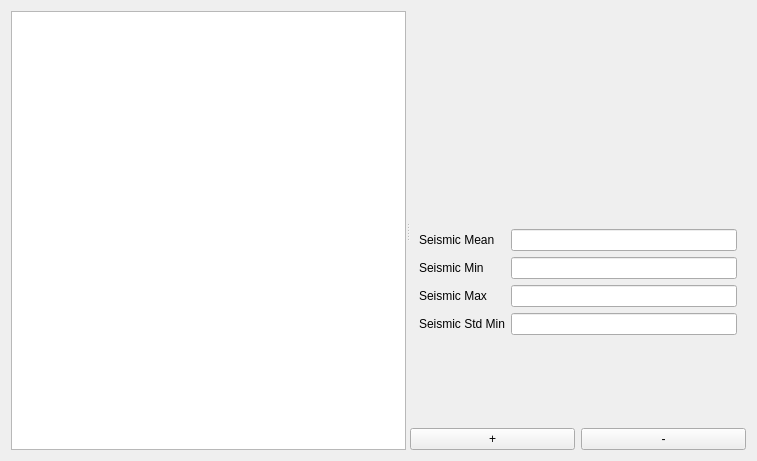
<?xml version="1.0" encoding="UTF-8"?>
<ui version="4.0">
 <class>WellViewer</class>
 <widget class="QWidget" name="WellViewer">
  <property name="geometry">
   <rect>
    <x>0</x>
    <y>0</y>
    <width>757</width>
    <height>461</height>
   </rect>
  </property>
  <property name="windowTitle">
   <string>Form</string>
  </property>
  <layout class="QHBoxLayout" name="horizontalLayout">
   <item>
    <widget class="QSplitter" name="splitter">
     <property name="orientation">
      <enum>Qt::Horizontal</enum>
     </property>
     <widget class="QListWidget" name="wells"/>
     <widget class="QWidget" name="verticalLayoutWidget">
      <layout class="QVBoxLayout" name="verticalLayout">
       <item>
        <widget class="QWidget" name="holder" native="true"/>
       </item>
       <item>
        <layout class="QHBoxLayout" name="layoutSeismicControl">
         <item>
          <widget class="QWidget" name="wellstmp" native="true">
           <layout class="QFormLayout" name="formLayout">
            <property name="sizeConstraint">
             <enum>QLayout::SetMinimumSize</enum>
            </property>
            <property name="fieldGrowthPolicy">
             <enum>QFormLayout::AllNonFixedFieldsGrow</enum>
            </property>
            <item row="0" column="0">
             <widget class="QLabel" name="label">
              <property name="text">
               <string>Seismic Mean</string>
              </property>
             </widget>
            </item>
            <item row="0" column="1">
             <widget class="QLineEdit" name="seismicMean">
              <property name="readOnly">
               <bool>true</bool>
              </property>
             </widget>
            </item>
            <item row="1" column="0">
             <widget class="QLabel" name="label_2">
              <property name="text">
               <string>Seismic Min</string>
              </property>
             </widget>
            </item>
            <item row="1" column="1">
             <widget class="QLineEdit" name="seismicMin">
              <property name="readOnly">
               <bool>true</bool>
              </property>
             </widget>
            </item>
            <item row="2" column="0">
             <widget class="QLabel" name="label_3">
              <property name="text">
               <string>Seismic Max</string>
              </property>
             </widget>
            </item>
            <item row="2" column="1">
             <widget class="QLineEdit" name="seismicMax">
              <property name="readOnly">
               <bool>true</bool>
              </property>
             </widget>
            </item>
            <item row="3" column="0">
             <widget class="QLabel" name="label_4">
              <property name="text">
               <string>Seismic Std Min</string>
              </property>
             </widget>
            </item>
            <item row="3" column="1">
             <widget class="QLineEdit" name="seismicStd">
              <property name="readOnly">
               <bool>true</bool>
              </property>
             </widget>
            </item>
           </layout>
          </widget>
         </item>
        </layout>
       </item>
       <item>
        <layout class="QHBoxLayout" name="horizontalLayout_3">
         <item>
          <widget class="QPushButton" name="addPushButton">
           <property name="text">
            <string>+</string>
           </property>
          </widget>
         </item>
         <item>
          <widget class="QPushButton" name="removePushButton">
           <property name="text">
            <string>-</string>
           </property>
          </widget>
         </item>
        </layout>
       </item>
      </layout>
     </widget>
    </widget>
   </item>
  </layout>
 </widget>
 <resources/>
 <connections/>
</ui>
